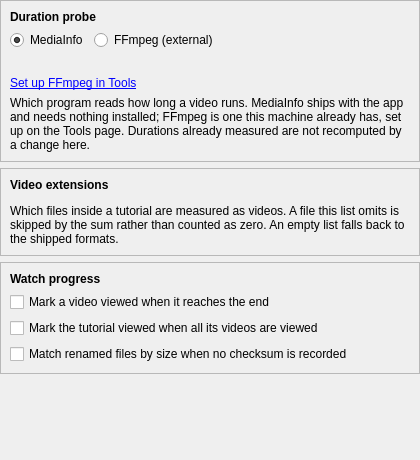
<?xml version="1.0" encoding="UTF-8"?>
<ui version="4.0">
 <class>VideosPage</class>
 <widget class="QWidget" name="VideosPage">
  <property name="geometry">
   <rect>
    <x>0</x>
    <y>0</y>
    <width>420</width>
    <height>460</height>
   </rect>
  </property>
  <layout class="QVBoxLayout" name="main_layout">
   <property name="leftMargin">
    <number>0</number>
   </property>
   <property name="topMargin">
    <number>0</number>
   </property>
   <property name="rightMargin">
    <number>0</number>
   </property>
   <property name="bottomMargin">
    <number>0</number>
   </property>
   <item>
    <widget class="QFrame" name="probe_frame">
     <property name="frameShape">
      <enum>QFrame::Shape::StyledPanel</enum>
     </property>
     <property name="frameShadow">
      <enum>QFrame::Shadow::Raised</enum>
     </property>
     <layout class="QVBoxLayout" name="probe_frame_layout">
      <item>
       <widget class="QLabel" name="probe_frame_label">
        <property name="font">
         <font>
          <bold>true</bold>
         </font>
        </property>
        <property name="text">
         <string>Duration probe</string>
        </property>
       </widget>
      </item>
      <item>
       <layout class="QHBoxLayout" name="probe_layout">
        <item>
         <widget class="QRadioButton" name="mediainfo_probe_radio_button">
          <property name="text">
           <string>MediaInfo</string>
          </property>
          <property name="checked">
           <bool>true</bool>
          </property>
         </widget>
        </item>
        <item>
         <widget class="QRadioButton" name="ffprobe_probe_radio_button">
          <property name="text">
           <string>FFmpeg (external)</string>
          </property>
         </widget>
        </item>
        <item>
         <spacer name="probe_spacer">
          <property name="orientation">
           <enum>Qt::Orientation::Horizontal</enum>
          </property>
          <property name="sizeHint" stdset="0">
           <size>
            <width>0</width>
            <height>0</height>
           </size>
          </property>
         </spacer>
        </item>
       </layout>
      </item>
      <item>
       <widget class="WrappingLabel" name="availability_label">
        <property name="toolTip">
         <string>Whether the selected backend can run here, checked as you change it.</string>
        </property>
        <property name="wordWrap">
         <bool>true</bool>
        </property>
       </widget>
      </item>
      <item>
       <widget class="QLabel" name="tools_link_label">
        <property name="text">
         <string>&lt;a href=&quot;tools&quot;&gt;Set up FFmpeg in Tools&lt;/a&gt;</string>
        </property>
        <property name="textInteractionFlags">
         <set>Qt::TextInteractionFlag::LinksAccessibleByMouse</set>
        </property>
       </widget>
      </item>
      <item>
       <widget class="WrappingLabel" name="probe_note_label">
        <property name="text">
         <string>Which program reads how long a video runs. MediaInfo ships with the app and needs nothing installed; FFmpeg is one this machine already has, set up on the Tools page. Durations already measured are not recomputed by a change here.</string>
        </property>
        <property name="wordWrap">
         <bool>true</bool>
        </property>
       </widget>
      </item>
     </layout>
    </widget>
   </item>
   <item>
    <widget class="QFrame" name="extensions_frame">
     <property name="frameShape">
      <enum>QFrame::Shape::StyledPanel</enum>
     </property>
     <property name="frameShadow">
      <enum>QFrame::Shadow::Raised</enum>
     </property>
     <layout class="QVBoxLayout" name="extensions_frame_layout">
      <item>
       <widget class="QLabel" name="extensions_frame_label">
        <property name="font">
         <font>
          <bold>true</bold>
         </font>
        </property>
        <property name="text">
         <string>Video extensions</string>
        </property>
       </widget>
      </item>
      <item>
       <widget class="StringListEditor" name="extensions_editor">
        <property name="toolTip">
         <string>One format per entry, e.g. mp4. The leading dot is optional and case does not matter. Double-click an entry to edit it.</string>
        </property>
       </widget>
      </item>
      <item>
       <widget class="WrappingLabel" name="extensions_note_label">
        <property name="text">
         <string>Which files inside a tutorial are measured as videos. A file this list omits is skipped by the sum rather than counted as zero. An empty list falls back to the shipped formats.</string>
        </property>
        <property name="wordWrap">
         <bool>true</bool>
        </property>
       </widget>
      </item>
     </layout>
    </widget>
   </item>
   <item>
    <widget class="QFrame" name="watch_frame">
     <property name="frameShape">
      <enum>QFrame::Shape::StyledPanel</enum>
     </property>
     <property name="frameShadow">
      <enum>QFrame::Shadow::Raised</enum>
     </property>
     <layout class="QVBoxLayout" name="watch_frame_layout">
      <item>
       <widget class="QLabel" name="watch_frame_label">
        <property name="font">
         <font>
          <bold>true</bold>
         </font>
        </property>
        <property name="text">
         <string>Watch progress</string>
        </property>
       </widget>
      </item>
      <item>
       <widget class="QCheckBox" name="mark_file_viewed_check_box">
        <property name="toolTip">
         <string>A video that plays to its end is marked viewed. You can still tick or clear it by hand.</string>
        </property>
        <property name="text">
         <string>Mark a video viewed when it reaches the end</string>
        </property>
       </widget>
      </item>
      <item>
       <widget class="QCheckBox" name="mark_tutorial_viewed_check_box">
        <property name="toolTip">
         <string>Checked once, at the moment the last of its videos becomes viewed; never a standing rule.</string>
        </property>
        <property name="text">
         <string>Mark the tutorial viewed when all its videos are viewed</string>
        </property>
       </widget>
      </item>
      <item>
       <widget class="QCheckBox" name="match_renamed_by_size_check_box">
        <property name="toolTip">
         <string>A renamed video takes its progress with it when it is the only file of that size. A recorded checksum is always preferred.</string>
        </property>
        <property name="text">
         <string>Match renamed files by size when no checksum is recorded</string>
        </property>
       </widget>
      </item>
     </layout>
    </widget>
   </item>
   <item>
    <spacer name="bottom_spacer">
     <property name="orientation">
      <enum>Qt::Orientation::Vertical</enum>
     </property>
     <property name="sizeHint" stdset="0">
      <size>
       <width>0</width>
       <height>0</height>
      </size>
     </property>
    </spacer>
   </item>
  </layout>
 </widget>
 <customwidgets>
  <customwidget>
   <class>StringListEditor</class>
   <extends>QWidget</extends>
   <header>borco_pyside.widgets</header>
  </customwidget>
  <customwidget>
   <class>WrappingLabel</class>
   <extends>QLabel</extends>
   <header>borco_pyside.widgets</header>
  </customwidget>
 </customwidgets>
 <resources/>
 <connections/>
</ui>
